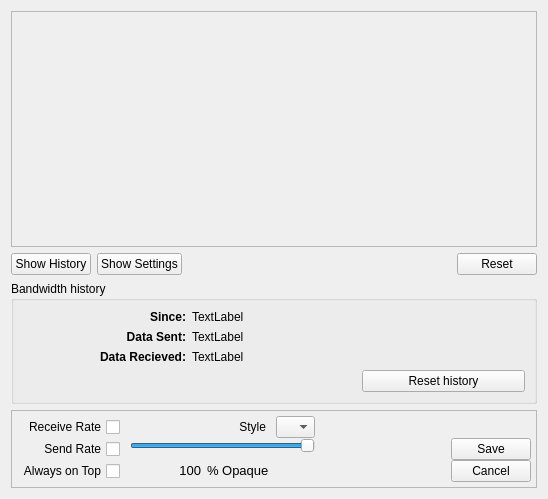
<?xml version="1.0" encoding="UTF-8"?>
<ui version="4.0">
 <class>Form</class>
 <widget class="QWidget" name="Form">
  <property name="geometry">
   <rect>
    <x>0</x>
    <y>0</y>
    <width>548</width>
    <height>499</height>
   </rect>
  </property>
  <property name="sizePolicy">
   <sizepolicy hsizetype="Expanding" vsizetype="Expanding">
    <horstretch>0</horstretch>
    <verstretch>0</verstretch>
   </sizepolicy>
  </property>
  <property name="windowTitle">
   <string>Form</string>
  </property>
  <layout class="QGridLayout" name="gridLayout_3">
   <item row="3" column="0">
    <widget class="QGroupBox" name="grpBandwidth">
     <property name="title">
      <string>Bandwidth history</string>
     </property>
     <layout class="QGridLayout" name="gridLayout">
      <item row="2" column="1" colspan="2">
       <widget class="QLabel" name="lblSent">
        <property name="text">
         <string>TextLabel</string>
        </property>
       </widget>
      </item>
      <item row="2" column="0">
       <widget class="QLabel" name="lblSentLabel">
        <property name="text">
         <string>&lt;b&gt;Data Sent:&lt;/b&gt;</string>
        </property>
        <property name="alignment">
         <set>Qt::AlignRight|Qt::AlignTrailing|Qt::AlignVCenter</set>
        </property>
       </widget>
      </item>
      <item row="3" column="1" colspan="2">
       <widget class="QLabel" name="lblRecv">
        <property name="text">
         <string>TextLabel</string>
        </property>
       </widget>
      </item>
      <item row="1" column="0">
       <widget class="QLabel" name="lblFromLabel">
        <property name="text">
         <string>&lt;b&gt;Since:&lt;/b&gt;</string>
        </property>
        <property name="alignment">
         <set>Qt::AlignRight|Qt::AlignTrailing|Qt::AlignVCenter</set>
        </property>
       </widget>
      </item>
      <item row="3" column="0">
       <widget class="QLabel" name="lblSentLabel_2">
        <property name="text">
         <string>&lt;b&gt;Data Recieved:&lt;/b&gt;</string>
        </property>
        <property name="alignment">
         <set>Qt::AlignRight|Qt::AlignTrailing|Qt::AlignVCenter</set>
        </property>
       </widget>
      </item>
      <item row="5" column="2">
       <widget class="QPushButton" name="btnResetHistory">
        <property name="text">
         <string>Reset history</string>
        </property>
       </widget>
      </item>
      <item row="1" column="1" colspan="2">
       <widget class="QLabel" name="lblFrom">
        <property name="text">
         <string>TextLabel</string>
        </property>
       </widget>
      </item>
      <item row="0" column="0" colspan="3">
       <spacer name="horizontalSpacer">
        <property name="orientation">
         <enum>Qt::Horizontal</enum>
        </property>
        <property name="sizeType">
         <enum>QSizePolicy::Maximum</enum>
        </property>
        <property name="sizeHint" stdset="0">
         <size>
          <width>1000</width>
          <height>0</height>
         </size>
        </property>
       </spacer>
      </item>
      <item row="5" column="0" colspan="2">
       <spacer name="horizontalSpacer_2">
        <property name="orientation">
         <enum>Qt::Horizontal</enum>
        </property>
        <property name="sizeHint" stdset="0">
         <size>
          <width>40</width>
          <height>0</height>
         </size>
        </property>
       </spacer>
      </item>
     </layout>
    </widget>
   </item>
   <item row="4" column="0">
    <widget class="QFrame" name="frmSettings">
     <property name="frameShape">
      <enum>QFrame::StyledPanel</enum>
     </property>
     <property name="frameShadow">
      <enum>QFrame::Raised</enum>
     </property>
     <layout class="QGridLayout" name="gridLayout_2">
      <property name="sizeConstraint">
       <enum>QLayout::SetDefaultConstraint</enum>
      </property>
      <property name="horizontalSpacing">
       <number>10</number>
      </property>
      <property name="verticalSpacing">
       <number>0</number>
      </property>
      <property name="margin">
       <number>5</number>
      </property>
      <item row="0" column="0">
       <widget class="QCheckBox" name="chkReceiveRate">
        <property name="contextMenuPolicy">
         <enum>Qt::NoContextMenu</enum>
        </property>
        <property name="toolTip">
         <string/>
        </property>
        <property name="layoutDirection">
         <enum>Qt::RightToLeft</enum>
        </property>
        <property name="text">
         <string>Receive Rate</string>
        </property>
        <property name="checked">
         <bool>false</bool>
        </property>
       </widget>
      </item>
      <item row="2" column="0">
       <widget class="QCheckBox" name="chkSendRate">
        <property name="contextMenuPolicy">
         <enum>Qt::NoContextMenu</enum>
        </property>
        <property name="toolTip">
         <string/>
        </property>
        <property name="layoutDirection">
         <enum>Qt::RightToLeft</enum>
        </property>
        <property name="text">
         <string>Send Rate</string>
        </property>
        <property name="checked">
         <bool>false</bool>
        </property>
       </widget>
      </item>
      <item row="3" column="0">
       <widget class="QCheckBox" name="chkAlwaysOnTop">
        <property name="layoutDirection">
         <enum>Qt::RightToLeft</enum>
        </property>
        <property name="text">
         <string>Always on Top</string>
        </property>
       </widget>
      </item>
      <item row="0" column="1" colspan="3">
       <widget class="QLabel" name="lblGraphStyle">
        <property name="text">
         <string>Style</string>
        </property>
        <property name="alignment">
         <set>Qt::AlignRight|Qt::AlignTrailing|Qt::AlignVCenter</set>
        </property>
       </widget>
      </item>
      <item row="0" column="4">
       <widget class="QComboBox" name="cmbGraphStyle">
        <item>
         <property name="text">
          <string/>
         </property>
         <property name="icon">
          <iconset resource="../../vidalia/src/vidalia/res/vidalia.qrc">
           <normaloff>:/images/16x16/graph-line.png</normaloff>:/images/16x16/graph-line.png</iconset>
         </property>
        </item>
        <item>
         <property name="text">
          <string/>
         </property>
         <property name="icon">
          <iconset resource="../../vidalia/src/vidalia/res/vidalia.qrc">
           <normaloff>:/images/16x16/graph-area.png</normaloff>:/images/16x16/graph-area.png</iconset>
         </property>
        </item>
       </widget>
      </item>
      <item row="3" column="6">
       <widget class="QPushButton" name="btnCancelSettings">
        <property name="text">
         <string>Cancel</string>
        </property>
       </widget>
      </item>
      <item row="2" column="6">
       <widget class="QPushButton" name="btnSaveSettings">
        <property name="text">
         <string>Save</string>
        </property>
       </widget>
      </item>
      <item row="2" column="5">
       <spacer name="horizontalSpacer_4">
        <property name="orientation">
         <enum>Qt::Horizontal</enum>
        </property>
        <property name="sizeHint" stdset="0">
         <size>
          <width>40</width>
          <height>20</height>
         </size>
        </property>
       </spacer>
      </item>
      <item row="2" column="1" rowspan="2" colspan="4">
       <widget class="QFrame" name="frmOpacity">
        <property name="frameShape">
         <enum>QFrame::NoFrame</enum>
        </property>
        <property name="frameShadow">
         <enum>QFrame::Plain</enum>
        </property>
        <property name="lineWidth">
         <number>0</number>
        </property>
        <layout class="QGridLayout" name="gridLayout3">
         <property name="margin">
          <number>0</number>
         </property>
         <property name="spacing">
          <number>-1</number>
         </property>
         <item row="0" column="0" colspan="4">
          <widget class="QSlider" name="sldrOpacity">
           <property name="sizePolicy">
            <sizepolicy hsizetype="Expanding" vsizetype="Fixed">
             <horstretch>0</horstretch>
             <verstretch>0</verstretch>
            </sizepolicy>
           </property>
           <property name="contextMenuPolicy">
            <enum>Qt::NoContextMenu</enum>
           </property>
           <property name="toolTip">
            <string>Changes the transparency of the Bandwidth Graph</string>
           </property>
           <property name="minimum">
            <number>30</number>
           </property>
           <property name="maximum">
            <number>100</number>
           </property>
           <property name="value">
            <number>100</number>
           </property>
           <property name="sliderPosition">
            <number>100</number>
           </property>
           <property name="tracking">
            <bool>false</bool>
           </property>
           <property name="orientation">
            <enum>Qt::Horizontal</enum>
           </property>
           <property name="invertedAppearance">
            <bool>false</bool>
           </property>
           <property name="tickPosition">
            <enum>QSlider::NoTicks</enum>
           </property>
           <property name="tickInterval">
            <number>10</number>
           </property>
          </widget>
         </item>
         <item row="1" column="1">
          <widget class="QLabel" name="lblPercentOpacity">
           <property name="minimumSize">
            <size>
             <width>25</width>
             <height>0</height>
            </size>
           </property>
           <property name="font">
            <font>
             <pointsize>10</pointsize>
            </font>
           </property>
           <property name="contextMenuPolicy">
            <enum>Qt::NoContextMenu</enum>
           </property>
           <property name="layoutDirection">
            <enum>Qt::RightToLeft</enum>
           </property>
           <property name="text">
            <string>100</string>
           </property>
           <property name="alignment">
            <set>Qt::AlignRight|Qt::AlignTrailing|Qt::AlignVCenter</set>
           </property>
          </widget>
         </item>
         <item row="1" column="2">
          <widget class="QLabel" name="label">
           <property name="font">
            <font>
             <pointsize>10</pointsize>
            </font>
           </property>
           <property name="contextMenuPolicy">
            <enum>Qt::NoContextMenu</enum>
           </property>
           <property name="text">
            <string>% Opaque</string>
           </property>
          </widget>
         </item>
         <item row="1" column="3">
          <spacer>
           <property name="orientation">
            <enum>Qt::Horizontal</enum>
           </property>
           <property name="sizeHint" stdset="0">
            <size>
             <width>40</width>
             <height>20</height>
            </size>
           </property>
          </spacer>
         </item>
         <item row="1" column="0">
          <spacer name="horizontalSpacer_5">
           <property name="orientation">
            <enum>Qt::Horizontal</enum>
           </property>
           <property name="sizeHint" stdset="0">
            <size>
             <width>40</width>
             <height>20</height>
            </size>
           </property>
          </spacer>
         </item>
        </layout>
       </widget>
      </item>
     </layout>
    </widget>
   </item>
   <item row="1" column="0">
    <widget class="QFrame" name="graphFrame">
     <property name="minimumSize">
      <size>
       <width>128</width>
       <height>32</height>
      </size>
     </property>
     <property name="frameShape">
      <enum>QFrame::StyledPanel</enum>
     </property>
     <property name="frameShadow">
      <enum>QFrame::Raised</enum>
     </property>
     <layout class="QVBoxLayout" name="graphLayout">
      <property name="margin">
       <number>0</number>
      </property>
      <item>
       <spacer name="horizontalSpacer_6">
        <property name="orientation">
         <enum>Qt::Horizontal</enum>
        </property>
        <property name="sizeHint" stdset="0">
         <size>
          <width>10000</width>
          <height>0</height>
         </size>
        </property>
       </spacer>
      </item>
     </layout>
    </widget>
   </item>
   <item row="2" column="0">
    <layout class="QHBoxLayout" name="horizontalLayout">
     <item>
      <widget class="QPushButton" name="btnHistory">
       <property name="text">
        <string>Show History</string>
       </property>
       <property name="checkable">
        <bool>true</bool>
       </property>
       <property name="flat">
        <bool>false</bool>
       </property>
      </widget>
     </item>
     <item>
      <widget class="QPushButton" name="btnSettings">
       <property name="text">
        <string>Show Settings</string>
       </property>
       <property name="checkable">
        <bool>true</bool>
       </property>
       <property name="flat">
        <bool>false</bool>
       </property>
      </widget>
     </item>
     <item>
      <spacer name="horizontalSpacer_3">
       <property name="orientation">
        <enum>Qt::Horizontal</enum>
       </property>
       <property name="sizeHint" stdset="0">
        <size>
         <width>40</width>
         <height>20</height>
        </size>
       </property>
      </spacer>
     </item>
     <item>
      <widget class="QPushButton" name="btnReset">
       <property name="text">
        <string>Reset</string>
       </property>
      </widget>
     </item>
    </layout>
   </item>
   <item row="1" column="1">
    <spacer name="verticalSpacer">
     <property name="orientation">
      <enum>Qt::Vertical</enum>
     </property>
     <property name="sizeHint" stdset="0">
      <size>
       <width>0</width>
       <height>700</height>
      </size>
     </property>
    </spacer>
   </item>
  </layout>
 </widget>
 <resources>
  <include location="../../vidalia/src/vidalia/res/vidalia.qrc"/>
 </resources>
 <connections/>
</ui>
